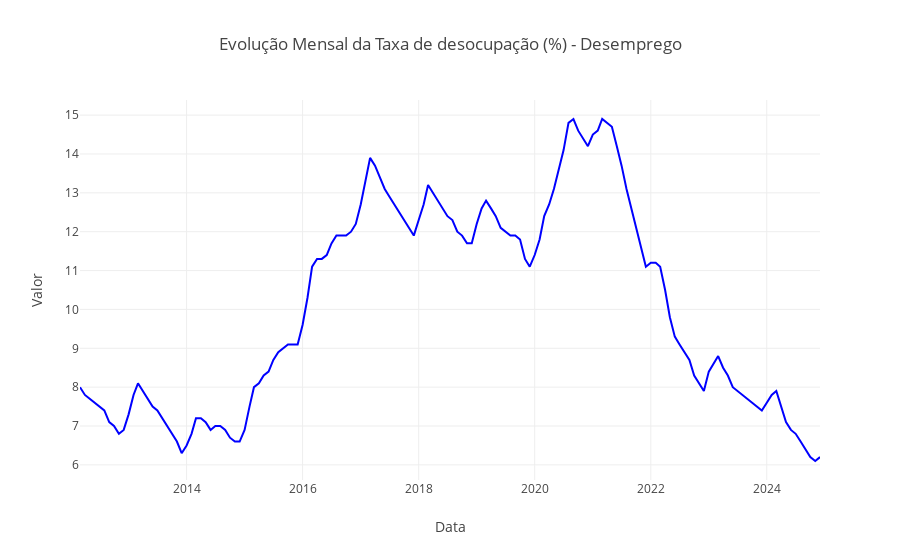

The notebook cell saved with this chart:
### Code cell
fig = Dash.Figure()

fig.add_trace(Dash.Scatter(
    x=Desemprego.index,
    y=Desemprego['valor'],
    mode='lines',
    name='Taxa Desocupação', 
    line=dict(color='blue')  
))


fig.update_layout(
    title='Evolução Mensal da Taxa de desocupação (%) - Desemprego',
    xaxis_title='Data',
    yaxis_title='Valor',
    legend_title='Legenda'
)

fig.show()

### Figure 1 — Plotly figure (JSON) as saved in the notebook; plotly's stock layout.template omitted (floating-point values rounded to 4 significant figures; data arrays with more than 128 entries replaced by an {"elided": "..."} marker saying what was removed)
{"data": [{"line": {"color": "blue"}, "mode": "lines", "name": "Taxa Desocupação", "type": "scatter", "x": {"elided": "154 str values"}, "y": {"elided": "154 float values"}}], "layout": {"legend": {"title": {"text": "Legenda"}}, "title": {"text": "Evolução Mensal da Taxa de desocupação (%) - Desemprego"}, "xaxis": {"title": {"text": "Data"}}, "yaxis": {"title": {"text": "Valor"}}}}
